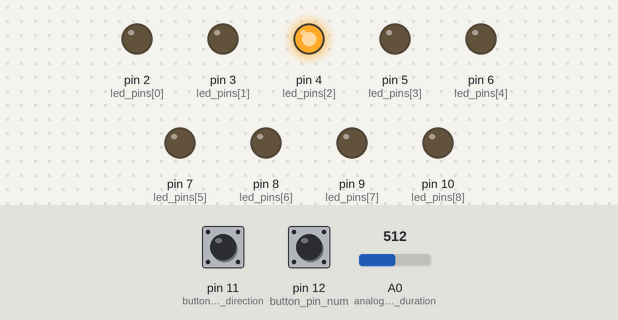
Recording of a sketch running on a simulated Arduino Uno, built with avr-gcc and run on an emulated ATmega328P. Shown: output pins drawn as LEDs (lit = HIGH). Dashed ring = blinking. Inputs (shaded band) come from the test bench; at power-on: A0 (analog_pin_duration) = 512, pin 12 (button_pin_num) HIGH, pin 11 (button_pin_direction) HIGH.

Above: at 1.2 s.
1.3 s: A0 (analog_pin_duration) set to 306
At 1.58 s:
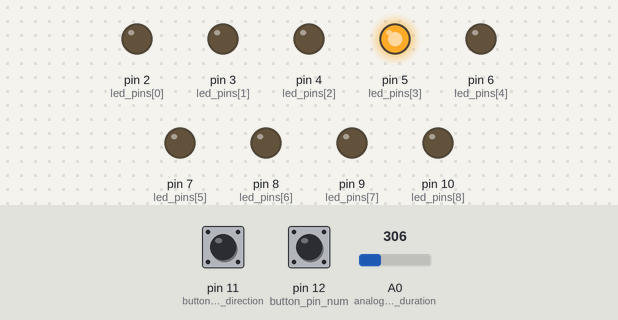
At 2.26 s:
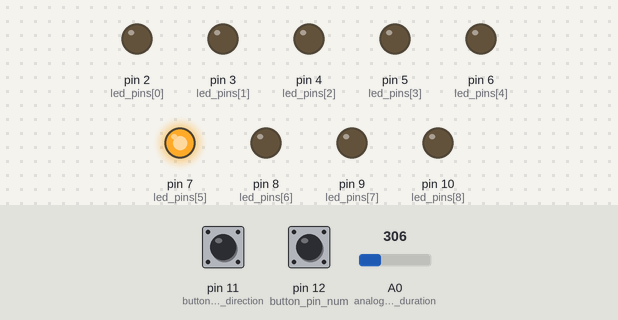
4.3 s: A0 (analog_pin_duration) set to 0
At 4.57 s:
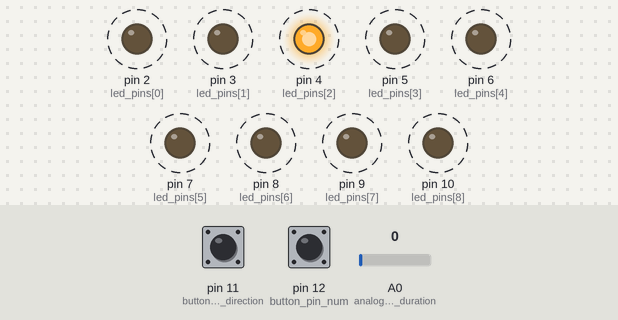
7.3 s: pin 12 (button_pin_num) pulled LOW for 0.15 s
10.3 s: pin 12 (button_pin_num) pulled LOW for 1 s
At 10.48 s:
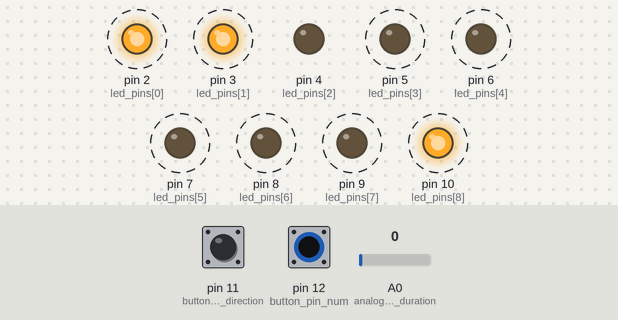
13.3 s: pin 12 (button_pin_num) pulled LOW for 0.15 s
16.3 s: pin 12 (button_pin_num) pulled LOW for 3.2 s
Timing chart, 0 to 28.4 s (numbered marks = the images above; inputs shaded):
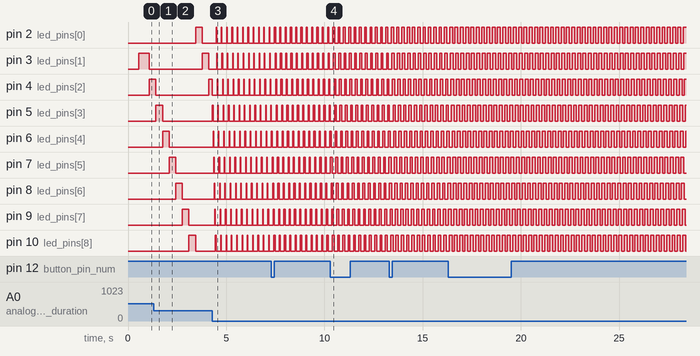

Measured:
- after the input at 1.3 s, pin 2 (led_pins[0]): LOW → HIGH after 2.1 s, → LOW 0.34 s later; pin 3 (led_pins[1]): LOW → HIGH after 2.5 s, → LOW 0.34 s later; pin 4 (led_pins[2]): HIGH → LOW after 0.12 s instead of 0.33 s; pin 9 (led_pins[7]): LOW → HIGH after 1.5 s instead of 2.5 s; pin 10 (led_pins[8]): LOW → HIGH after 1.8 s, → LOW 0.34 s later
- by itself, pin 5 (led_pins[3]), pin 6 (led_pins[4]), pin 7 (led_pins[5]), pin 8 (led_pins[6]): alternates HIGH for 0.15 s and LOW for 0.12 s

The sketch:

led_futofeny.ino
```cpp
#define num_of_leds 9
#define button_pin_num 12 // controls number of active LEDs
#define button_pin_direction 11 // controls the direction
#define analog_pin_duration A0 // controls the duration
const short led_pins[] = {2,3,4,5,6,7,8,9,10};

int led_states[] = {LOW,LOW,LOW,LOW,LOW,LOW,LOW,LOW,LOW};

unsigned long previous_millis = 0;
unsigned long button_press_start = 0;
unsigned long button_press_start2 = 0;
unsigned short input_value = 100;

unsigned short interval = 100; // duration of one state in ms

byte state = 0;
byte num_of_active_leds = 1;
char order = 1;

void setup() {
  for (int i = 0; i < num_of_leds; i++) {
    pinMode(led_pins[i], OUTPUT);
  }
  pinMode(button_pin_num, INPUT_PULLUP);
  pinMode(button_pin_direction, INPUT_PULLUP);
}

void loop() {
  unsigned long current_millis = millis();
  input_value = analogRead(analog_pin_duration);
  interval = input_value+30;
  if (digitalRead(button_pin_num) == HIGH) {
    button_press_start = current_millis;
  } else {
    if (current_millis - button_press_start >= 60 && current_millis - button_press_start <= 70) {
      button_press_start = 0;
      num_of_active_leds = (num_of_active_leds+1)%num_of_leds;
    }
  }
  if (digitalRead(button_pin_direction) == HIGH) {
    button_press_start2 = current_millis;
  } else {
    if (current_millis - button_press_start2 >= 60 && current_millis - button_press_start2 <= 70) {
      button_press_start2 = 0;
      order = -1*order;
    }
  }

  if (current_millis - previous_millis >= interval) {
    previous_millis = current_millis;

    state=(state+order+num_of_leds)%num_of_leds;

    led_states[state] = HIGH;
    led_states[(state+num_of_leds-num_of_active_leds*order)%num_of_leds] = LOW;

    for (int i = 0; i < num_of_leds; i++) {
      digitalWrite(led_pins[i], led_states[i]);
    }
  }
}
```
